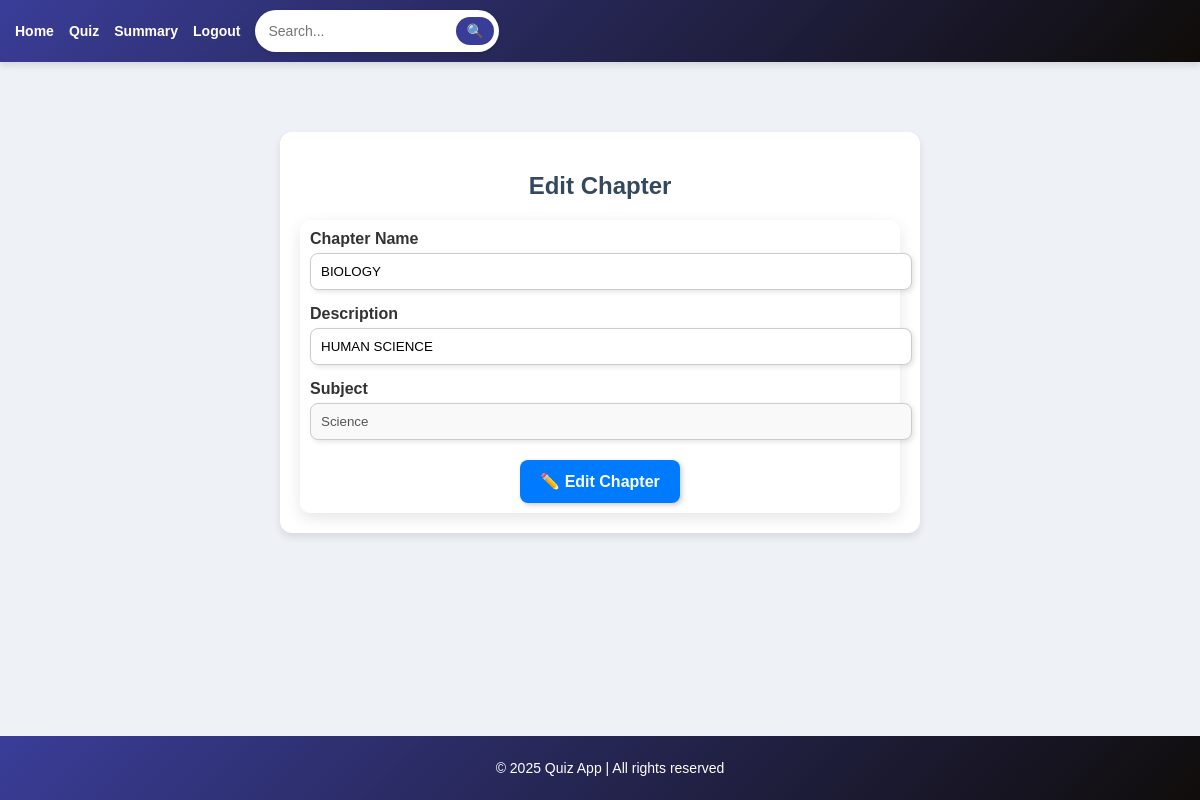
The app's page /chapter/1/edit (signed in), older data.
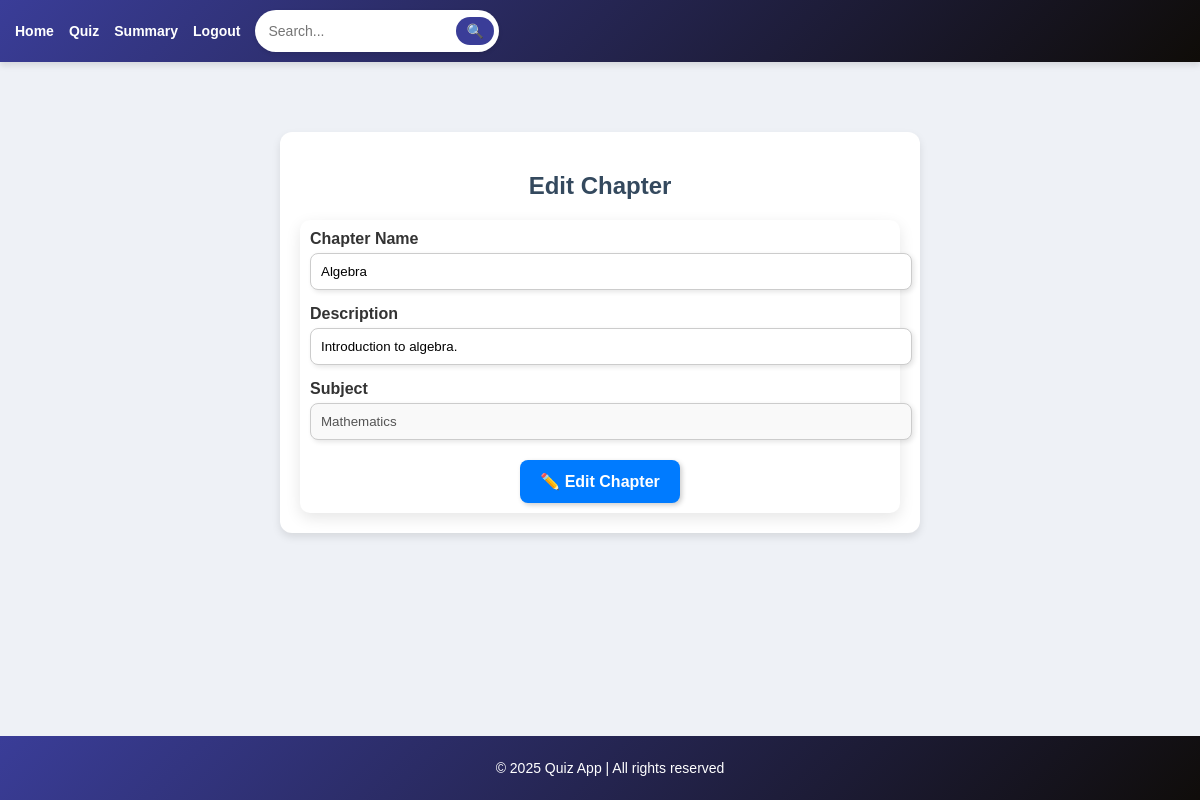
The same page, newer data.
### models.py (models this page shows, shortened)
class Chapter(db.Model):
    __tablename__ = 'chapters'
    id = db.Column(db.Integer, primary_key=True)
    chapter_name = db.Column(db.String(80), unique=True, nullable=False)
    description = db.Column(db.String(255), nullable=True)
    subject_id = db.Column(db.Integer, db.ForeignKey('subjects.id'), nullable=False)
    quizzes = db.relationship('Quiz', back_populates='chapter', cascade="all, delete-orphan", lazy=True)
    questions = db.relationship('Question', back_populates='chapter', cascade="all, delete-orphan", lazy=True)

class Subject(db.Model):
    __tablename__ = 'subjects'
    id = db.Column(db.Integer, primary_key=True)
    subject_name = db.Column(db.String(80), unique=True, nullable=False)
    description = db.Column(db.String(255), nullable=True)
    chapters = db.relationship('Chapter', backref='subject', cascade="all, delete-orphan", lazy=True)

### app.py (the view, shortened to what this page needs)
@app.route('/chapter/<int:chapter_id>/edit', methods=['GET', 'POST'])
@admin_required
def edit_chapter(chapter_id):
    chapter = Chapter.query.get_or_404(chapter_id)
    return render_template('edit_chapter.html', chapter=chapter)

### app.py (called while the page is built)
def admin_required(f):
    @wraps(f)
    def decorated_function(*args, **kwargs):
        if "user_id" not in session or session.get('user_role') != 'admin':
            flash("Unauthorized access!", "danger")
            return redirect(url_for("login"))
        return f(*args, **kwargs)
    return decorated_function

### templates/edit_chapter.html (shortened to what this page needs)
{% extends 'base.html' %}
{% block content %}
<div style="max-width: 600px; margin: 50px auto; background: #ffffff; padding: 20px; border-radius: 12px;
            box-shadow: 0 4px 8px rgba(0, 0, 0, 0.1); text-align: center;">
    <h2 style="color: #34495e; font-weight: bold;">Edit Chapter</h2>
    <form method="POST">
        <div style="margin-bottom: 15px; text-align: left;">
            <label style="font-weight: bold; display: block; margin-bottom: 5px;">Chapter Name</label>
            <input type="text" name="chapter_name" value="{{ chapter.chapter_name }}" required
                   style="width: 100%; padding: 10px; border: 1px solid #ccc; border-radius: 8px;
                          box-shadow: 2px 2px 5px rgba(0, 0, 0, 0.1);">
        </div>
        <div style="margin-bottom: 15px; text-align: left;">
            <label style="font-weight: bold; display: block; margin-bottom: 5px;">Description</label>
            <input type="text" name="chapter_description" value="{{ chapter.description }}"
                   style="width: 100%; padding: 10px; border: 1px solid #ccc; border-radius: 8px;
                          box-shadow: 2px 2px 5px rgba(0, 0, 0, 0.1);">
        </div>
        <div style="margin-bottom: 15px; text-align: left;">
            <label style="font-weight: bold; display: block; margin-bottom: 5px;">Subject</label>
            <input type="text" value="{{ chapter.subject.subject_name }}" disabled
                   style="width: 100%; padding: 10px; border: 1px solid #ccc; border-radius: 8px;
                          background: #f9f9f9; box-shadow: 2px 2px 5px rgba(0, 0, 0, 0.1);">
        </div>
        <div style="margin-top: 20px;">
            <button type="submit"
                    style="background: #007bff; color: white; border: none; padding: 12px 20px; border-radius: 8px;
                           cursor: pointer; box-shadow: 2px 2px 5px rgba(0, 0, 0, 0.2); font-size: 16px;">
                ✏️ Edit Chapter
            </button>
        </div>
    </form>
</div>
{% endblock %}

Row changes from the older to the newer data that the page shows:
changed Chapter: chapter_name "BIOLOGY" → "Algebra"; chapter_description "HUMAN SCIENCE" → "Introduction to algebra."
changed Subject: subject.subject_name "Science" → "Mathematics"
